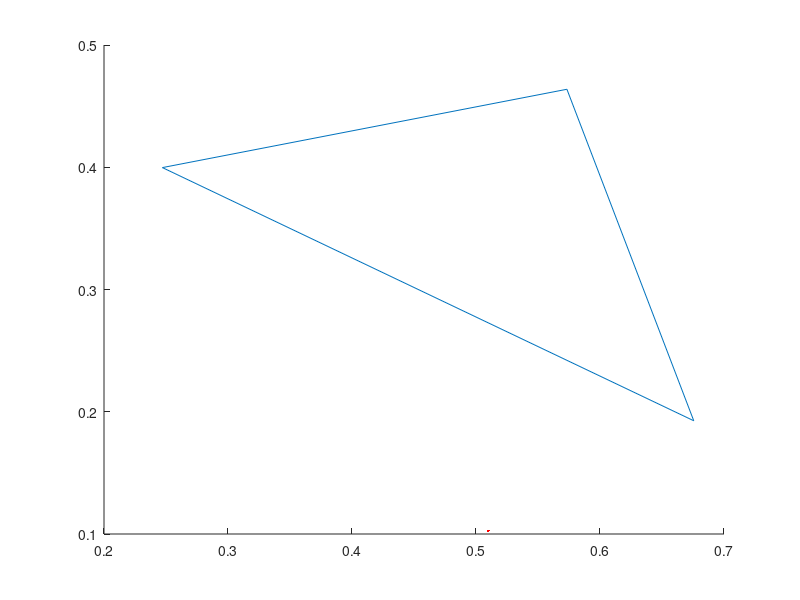

This chart was generated by the following MATLAB code: (Note: this script raises an error after producing the figure.)
clear all
clf
hold on

a = [rand() rand()];
b = [rand() rand()];
c = [rand() rand()];

line([a(1) c(1)], [a(2), c(2)])
line([a(1) b(1)], [a(2), b(2)])
line([b(1) c(1)], [b(2), c(2)])

p = [rand() rand()];
plot(p(1), p(2), 'r.')
c1 = Aparte(p, c, a, b);
c2 = Aparte(p, b, a, c);
c3 = Aparte(p, a, b, c);
if c1 * c2 * c3 == 1
    title('Yay');
else
    title('Nay');
end